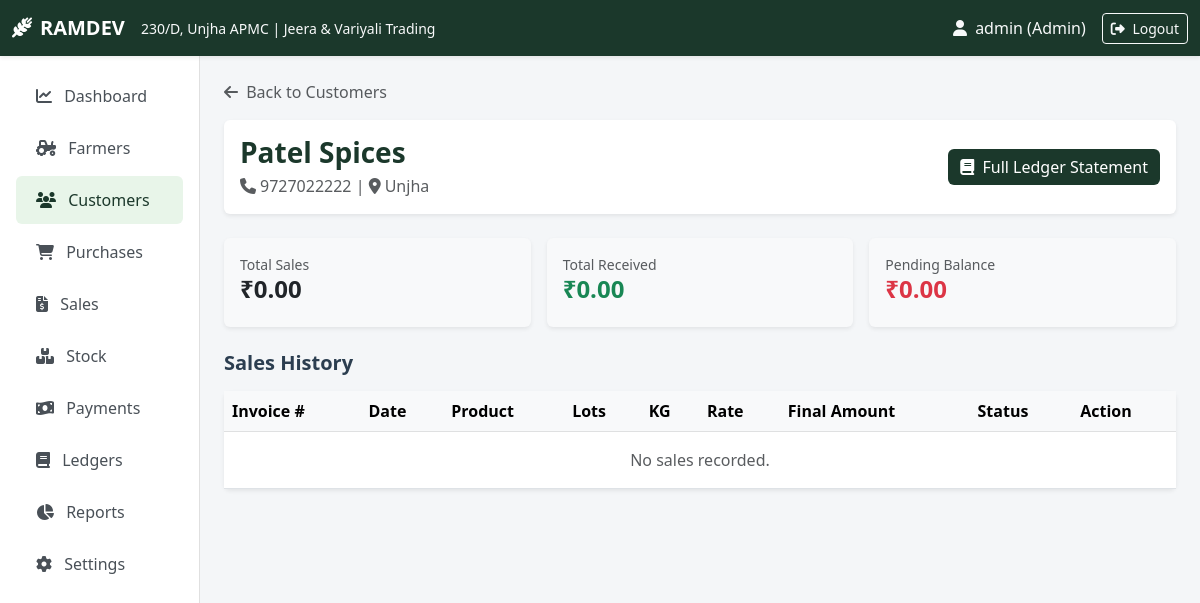
The app's page /customers/2 (signed in) with its own data.
### tables this page shows
CREATE TABLE settings (
            key TEXT PRIMARY KEY,
            value TEXT NOT NULL
        );

CREATE TABLE customers (
            id INTEGER PRIMARY KEY AUTOINCREMENT,
            name TEXT NOT NULL,
            mobile TEXT NOT NULL,
            address TEXT NOT NULL,
            created_at TIMESTAMP DEFAULT CURRENT_TIMESTAMP
        );

### app.py (the view)
@app.route('/customers/<int:id>')
@login_required
def customer_details(id):
    conn = get_db_connection()
    customer = conn.execute("SELECT * FROM customers WHERE id = ?", (id,)).fetchone()
    if not customer:
        conn.close()
        flash("Customer not found.", "danger")
        return redirect(url_for('customers'))
    sales = conn.execute("""
        SELECT s.*, pr.name as product_name
        FROM sales s
        JOIN products pr ON s.product_id = pr.id
        WHERE s.customer_id = ? ORDER BY s.id DESC
    """, (id,)).fetchall()
    ledger = conn.execute("SELECT * FROM ledger WHERE party_type = 'Customer' AND party_id = ? ORDER BY date ASC, id ASC", (id,)).fetchall()
    totals = conn.execute("""
        SELECT SUM(final_amount) as total_sales, SUM(paid_amount) as total_received, SUM(remaining_amount) as total_pending
        FROM sales WHERE customer_id = ?
    """, (id,)).fetchone()
    conn.close()
    return render_template('customer_details.html', customer=customer, sales=sales, ledger=ledger, totals=totals)

### app.py (called while the page is built)
@app.context_processor
def inject_global_vars():
    business_info = {
        'name': get_setting('business_name', 'RAMDEV'),
        'shop_no': get_setting('shop_no', '230/D'),
        'market': get_setting('market', 'Unjha APMC'),
        'type': get_setting('business_type', 'Jeera & Variyali Trading'),
        'location': get_setting('location', 'Unjha APMC, Gujarat, India'),
        'mobile': get_setting('mobile', ''),
        'email': get_setting('email', ''),
        'gst_no': get_setting('gst_no', ''),
        'lot_weight': get_lot_weight()
    }
    return dict(biz=business_info)

def login_required(f):
    @wraps(f)
    def decorated_function(*args, **kwargs):
        if 'user_id' not in session:
            flash("Please log in to access this page.", "warning")
            return redirect(url_for('login'))
        return f(*args, **kwargs)
    return decorated_function

### database.py (called while the page is built)
def get_db_connection():
    conn = sqlite3.connect(DB_NAME)
    conn.row_factory = sqlite3.Row
    return conn

def get_setting(key, default=""):
    conn = get_db_connection()
    res = conn.execute("SELECT value FROM settings WHERE key = ?", (key,)).fetchone()
    conn.close()
    return res['value'] if res else default

def get_lot_weight():
    try:
        return float(get_setting('lot_weight_kg', '20'))
    except ValueError:
        return 20.0

### templates/customer_details.html
{% extends "base.html" %}
{% block content %}
<div class="mb-3">
    <a href="{{ url_for('customers') }}" class="text-decoration-none text-muted"><i class="fa-solid fa-arrow-left me-1"></i> Back to Customers</a>
</div>
<div class="card border-0 shadow-sm mb-4">
    <div class="card-body d-flex justify-content-between align-items-center">
        <div>
            <h3 class="fw-bold text-mandi mb-1">{{ customer.name }}</h3>
            <p class="text-muted mb-0"><i class="fa-solid fa-phone me-1"></i>{{ customer.mobile }} | <i class="fa-solid fa-location-dot me-1"></i>{{ customer.address }}</p>
        </div>
        <a href="{{ url_for('ledger', party_type='Customer', party_id=customer.id) }}" class="btn btn-mandi"><i class="fa-solid fa-book me-1"></i> Full Ledger Statement</a>
    </div>
</div>
<div class="row g-3 mb-4">
    <div class="col-md-4">
        <div class="card border-0 shadow-sm p-3 bg-light">
            <small class="text-muted">Total Sales</small>
            <h4 class="fw-bold">₹{{ "%.2f"|format(totals.total_sales or 0) }}</h4>
        </div>
    </div>
    <div class="col-md-4">
        <div class="card border-0 shadow-sm p-3 bg-light">
            <small class="text-muted">Total Received</small>
            <h4 class="fw-bold text-success">₹{{ "%.2f"|format(totals.total_received or 0) }}</h4>
        </div>
    </div>
    <div class="col-md-4">
        <div class="card border-0 shadow-sm p-3 bg-light">
            <small class="text-muted">Pending Balance</small>
            <h4 class="fw-bold text-danger">₹{{ "%.2f"|format(totals.total_pending or 0) }}</h4>
        </div>
    </div>
</div>
<h5 class="fw-bold mb-3">Sales History</h5>
<div class="card border-0 shadow-sm">
    <div class="card-body p-0">
        <div class="table-responsive">
            <table class="table table-hover mb-0">
                <thead class="table-light">
                    <tr><th>Invoice #</th><th>Date</th><th>Product</th><th>Lots</th><th>KG</th><th>Rate</th><th>Final Amount</th><th>Status</th><th>Action</th></tr>
                </thead>
                <tbody>
                    {% for s in sales %}
                    <tr>
                        <td>#{{ s.id }}</td>
                        <td>{{ s.date }}</td>
                        <td>{{ s.product_name }}</td>
                        <td>{{ s.lots }}</td>
                        <td>{{ s.kg }}</td>
                        <td>₹{{ s.selling_rate_per_kg }}</td>
                        <td class="fw-bold">₹{{ s.final_amount }}</td>
                        <td><span class="badge bg-{% if s.payment_status=='Paid' %}success{% elif s.payment_status=='Partial' %}warning{% else %}danger{% endif %}">{{ s.payment_status }}</span></td>
                        <td><a href="{{ url_for('invoice', id=s.id) }}" class="btn btn-sm btn-outline-secondary">Invoice</a></td>
                    </tr>
                    {% else %}
                    <tr><td colspan="9" class="text-center text-muted py-3">No sales recorded.</td></tr>
                    {% endfor %}
                </tbody>
            </table>
        </div>
    </div>
</div>
{% endblock %}

### templates/base.html (shortened to what this page needs)
<!DOCTYPE html>
<html lang="en">
<head>
    <link href="https://cdn.jsdelivr.net/npm/bootstrap@5.3.0/dist/css/bootstrap.min.css" rel="stylesheet">
    <link rel="stylesheet" href="https://cdnjs.cloudflare.com/ajax/libs/font-awesome/6.4.0/css/all.min.css">
    <link rel="stylesheet" href="{{ url_for('static', filename='style.css') }}">
</head>
<body>
    <nav class="navbar navbar-expand-lg navbar-dark bg-mandi sticky-top shadow-sm no-print">
        <div class="container-fluid">
            <a class="navbar-brand fw-bold" href="{{ url_for('dashboard') }}">
                <i class="fa-solid fa-wheat-awn me-2"></i>{{ biz.name }}
            </a>
            <span class="navbar-text text-light d-none d-md-inline me-auto">
                <small>{{ biz.shop_no }}, {{ biz.market }} | {{ biz.type }}</small>
            </span>
            <div class="d-flex align-items-center">
                {% if session.get('user_id') %}
                <span class="text-light me-3"><i class="fa-solid fa-user me-1"></i> {{ session.username }} ({{ session.role }})</span>
                <a href="{{ url_for('logout') }}" class="btn btn-outline-light btn-sm"><i class="fa-solid fa-right-from-bracket me-1"></i> Logout</a>
                {% endif %}
            </div>
        </div>
    </nav>
    <div class="container-fluid">
        <div class="row">
            {% if session.get('user_id') %}
            <nav class="col-md-3 col-lg-2 d-md-block sidebar collapse p-3 no-print">
                <div class="position-sticky">
                    <ul class="nav flex-column">
                        <li class="nav-item"><a class="nav-link {% if request.endpoint == 'dashboard' %}active{% endif %}" href="{{ url_for('dashboard') }}"><i class="fa-solid fa-chart-line me-2"></i> Dashboard</a></li>
                        <li class="nav-item"><a class="nav-link {% if request.endpoint in ['farmers', 'farmer_details'] %}active{% endif %}" href="{{ url_for('farmers') }}"><i class="fa-solid fa-tractor me-2"></i> Farmers</a></li>
                        <li class="nav-item"><a class="nav-link {% if request.endpoint in ['customers', 'customer_details'] %}active{% endif %}" href="{{ url_for('customers') }}"><i class="fa-solid fa-users me-2"></i> Customers</a></li>
                        <li class="nav-item"><a class="nav-link " href="{{ url_for('purchases') }}"><i class="fa-solid fa-cart-shopping me-2"></i> Purchases</a></li>
                        <li class="nav-item"><a class="nav-link " href="{{ url_for('sales') }}"><i class="fa-solid fa-file-invoice-dollar me-2"></i> Sales</a></li>
                        <li class="nav-item"><a class="nav-link {% if request.endpoint == 'stock' %}active{% endif %}" href="{{ url_for('stock') }}"><i class="fa-solid fa-boxes-stacked me-2"></i> Stock</a></li>
                        <li class="nav-item"><a class="nav-link {% if request.endpoint == 'payments' %}active{% endif %}" href="{{ url_for('payments') }}"><i class="fa-solid fa-money-bill-wave me-2"></i> Payments</a></li>
                        <li class="nav-item"><a class="nav-link {% if request.endpoint == 'ledger' %}active{% endif %}" href="{{ url_for('ledger') }}"><i class="fa-solid fa-book me-2"></i> Ledgers</a></li>
                        <li class="nav-item"><a class="nav-link {% if request.endpoint == 'reports' %}active{% endif %}" href="{{ url_for('reports') }}"><i class="fa-solid fa-chart-pie me-2"></i> Reports</a></li>
                        {% if session.get('role') == 'Admin' %}
                        <li class="nav-item"><a class="nav-link {% if request.endpoint == 'settings' %}active{% endif %}" href="{{ url_for('settings') }}"><i class="fa-solid fa-gear me-2"></i> Settings</a></li>
                        {% endif %}
                    </ul>
                </div>
            </nav>
            <main class="col-md-9 ms-sm-auto col-lg-10 px-md-4 py-4">
            {% else %}
            <main class="col-12 px-md-4 py-4">
            {% endif %}
                {% block content %}{% endblock %}
            </main>
        </div>
    </div>
</body>
</html>

### static/style.css (style rules this page uses)
:root { --primary-color: #1b382b; --primary-hover: #142a20; --secondary-color: #d4a373; --bg-light: #f4f6f8; --text-dark: #2c3e50; --card-shadow: 0 4px 12px rgba(0,0,0,0.05); }
body { font-family: 'Segoe UI', Tahoma, Geneva, Verdana, sans-serif; background-color: var(--bg-light); color: var(--text-dark); }
.bg-mandi { background-color: var(--primary-color) !important; }
.text-mandi { color: var(--primary-color) !important; }
.btn-mandi { background-color: var(--primary-color); color: #fff; border: none; }
.sidebar { min-height: calc(100vh - 56px); background-color: #ffffff; border-right: 1px solid #e0e0e0; }
.sidebar .nav-link { color: #495057; font-weight: 500; padding: 12px 20px; border-radius: 6px; margin-bottom: 4px; }
.sidebar .nav-link:hover, .sidebar .nav-link.active { background-color: #e8f5e9; color: var(--primary-color); }

### records on screen
settings: name "RAMDEV"
settings: shop_no "230/D"
settings: market "Unjha APMC"
settings: type "Jeera & Variyali Trading"
customers: name "Patel Spices", mobile "9727022222", address "Unjha"

### other values on screen
{{ session.username }} "admin"
{{ session.role }} "Admin"
{{ "%.2f"|format(totals.total_sales or 0) }} "0.00"
{{ "%.2f"|format(totals.total_received or 0) }} "0.00"
{{ "%.2f"|format(totals.total_pending or 0) }} "0.00"
